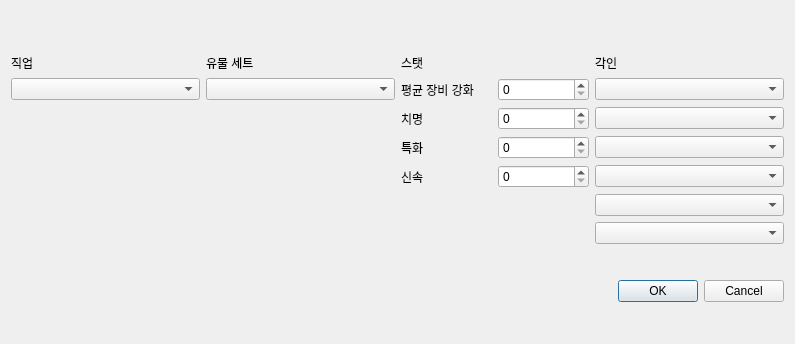
<?xml version="1.0" encoding="UTF-8"?>
<ui version="4.0">
 <class>Dialog</class>
 <widget class="QDialog" name="Dialog">
  <property name="geometry">
   <rect>
    <x>0</x>
    <y>0</y>
    <width>795</width>
    <height>344</height>
   </rect>
  </property>
  <property name="sizePolicy">
   <sizepolicy hsizetype="Expanding" vsizetype="Expanding">
    <horstretch>0</horstretch>
    <verstretch>0</verstretch>
   </sizepolicy>
  </property>
  <property name="windowTitle">
   <string>Dialog</string>
  </property>
  <layout class="QGridLayout" name="gridLayout_2">
   <item row="1" column="0">
    <widget class="QDialogButtonBox" name="buttonBox">
     <property name="orientation">
      <enum>Qt::Horizontal</enum>
     </property>
     <property name="standardButtons">
      <set>QDialogButtonBox::Cancel|QDialogButtonBox::Ok</set>
     </property>
    </widget>
   </item>
   <item row="0" column="0">
    <layout class="QGridLayout" name="gridLayout">
     <property name="topMargin">
      <number>13</number>
     </property>
     <item row="3" column="0">
      <widget class="QComboBox" name="class_CB"/>
     </item>
     <item row="3" column="3">
      <widget class="QComboBox" name="engraving_CB1"/>
     </item>
     <item row="0" column="0">
      <widget class="QLabel" name="label">
       <property name="text">
        <string>직업</string>
       </property>
      </widget>
     </item>
     <item row="6" column="3">
      <widget class="QComboBox" name="engraving_CB3"/>
     </item>
     <item row="3" column="1">
      <widget class="QComboBox" name="artifact_CB"/>
     </item>
     <item row="7" column="3">
      <widget class="QComboBox" name="engraving_CB4"/>
     </item>
     <item row="0" column="2">
      <widget class="QLabel" name="label_3">
       <property name="sizePolicy">
        <sizepolicy hsizetype="Preferred" vsizetype="Minimum">
         <horstretch>0</horstretch>
         <verstretch>0</verstretch>
        </sizepolicy>
       </property>
       <property name="text">
        <string>스탯</string>
       </property>
      </widget>
     </item>
     <item row="9" column="3">
      <widget class="QComboBox" name="engraving_CB6"/>
     </item>
     <item row="0" column="3">
      <widget class="QLabel" name="label_4">
       <property name="sizePolicy">
        <sizepolicy hsizetype="Preferred" vsizetype="Fixed">
         <horstretch>0</horstretch>
         <verstretch>0</verstretch>
        </sizepolicy>
       </property>
       <property name="text">
        <string>각인</string>
       </property>
      </widget>
     </item>
     <item row="5" column="3">
      <widget class="QComboBox" name="engraving_CB2">
       <property name="maxVisibleItems">
        <number>10</number>
       </property>
      </widget>
     </item>
     <item row="0" column="1">
      <widget class="QLabel" name="label_2">
       <property name="text">
        <string>유물 세트</string>
       </property>
      </widget>
     </item>
     <item row="8" column="3">
      <widget class="QComboBox" name="engraving_CB5"/>
     </item>
     <item row="6" column="2">
      <layout class="QHBoxLayout" name="horizontalLayout_3">
       <item>
        <widget class="QLabel" name="label_7">
         <property name="text">
          <string>특화</string>
         </property>
        </widget>
       </item>
       <item>
        <widget class="QSpinBox" name="stat_SB3"/>
       </item>
      </layout>
     </item>
     <item row="3" column="2">
      <layout class="QHBoxLayout" name="horizontalLayout_2">
       <item>
        <widget class="QLabel" name="label_6">
         <property name="text">
          <string>평균 장비 강화</string>
         </property>
        </widget>
       </item>
       <item>
        <widget class="QSpinBox" name="stat_SB1">
         <property name="enabled">
          <bool>true</bool>
         </property>
        </widget>
       </item>
      </layout>
     </item>
     <item row="5" column="2">
      <layout class="QHBoxLayout" name="horizontalLayout">
       <item>
        <widget class="QLabel" name="label_5">
         <property name="text">
          <string>치명</string>
         </property>
        </widget>
       </item>
       <item>
        <widget class="QSpinBox" name="stat_SB2"/>
       </item>
      </layout>
     </item>
     <item row="7" column="2">
      <layout class="QHBoxLayout" name="horizontalLayout_4">
       <item>
        <widget class="QLabel" name="label_8">
         <property name="text">
          <string>신속</string>
         </property>
        </widget>
       </item>
       <item>
        <widget class="QSpinBox" name="stat_SB4"/>
       </item>
      </layout>
     </item>
     <item row="8" column="2">
      <widget class="QLabel" name="remain_stat_L">
       <property name="text">
        <string/>
       </property>
      </widget>
     </item>
    </layout>
   </item>
  </layout>
 </widget>
 <resources/>
 <connections>
  <connection>
   <sender>buttonBox</sender>
   <signal>accepted()</signal>
   <receiver>Dialog</receiver>
   <slot>accept()</slot>
   <hints>
    <hint type="sourcelabel">
     <x>248</x>
     <y>254</y>
    </hint>
    <hint type="destinationlabel">
     <x>157</x>
     <y>274</y>
    </hint>
   </hints>
  </connection>
  <connection>
   <sender>buttonBox</sender>
   <signal>rejected()</signal>
   <receiver>Dialog</receiver>
   <slot>reject()</slot>
   <hints>
    <hint type="sourcelabel">
     <x>316</x>
     <y>260</y>
    </hint>
    <hint type="destinationlabel">
     <x>286</x>
     <y>274</y>
    </hint>
   </hints>
  </connection>
 </connections>
</ui>
